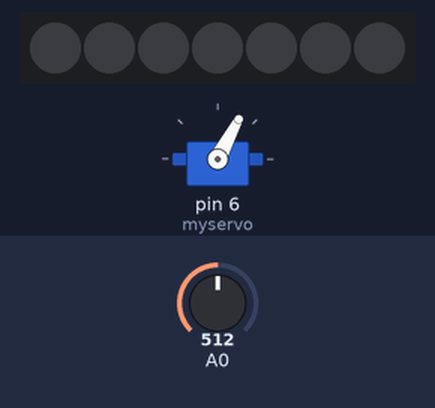
This sketch was run on a simulated Arduino Uno, built with avr-gcc and run on an emulated ATmega328P. Parts: servo, 7 RGB LEDs in strip order, left to right. The inputs (shaded band) are chosen by the test bench; at power-on: A0 = 512. What the sketch prints to the serial monitor is not drawn.

Above: at 0.45 s.
At 1.2 s:
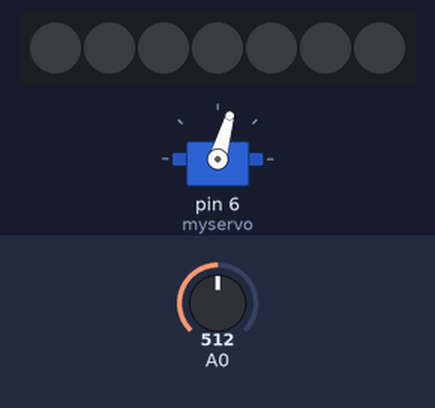
1.3 s: A0 set to 306
At 1.66 s:
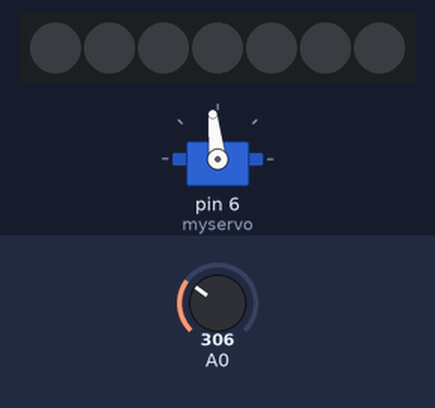
4.3 s: A0 set to 122
Timing chart, 0 to 13.3 s (numbered marks = the images above; inputs shaded):
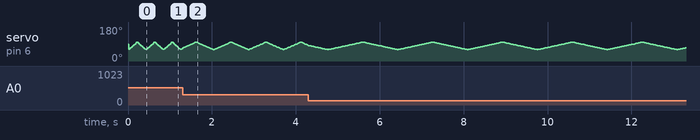

The sketch:

2026-01-14-breathing-light.ino
```cpp
#include <Servo.h>
#include "SPI.h"
#include "Adafruit_WS2801.h"

Servo myservo;

// ----- PINS -----
uint8_t dataPin  = 2;
uint8_t clockPin = 3;

Adafruit_WS2801 strip = Adafruit_WS2801((uint16_t)7, (uint16_t)7, dataPin, clockPin);

// ----- SERVO -----
#define DEVIATION 40
int START_ANGLE = 20 + DEVIATION;
int END_ANGLE   = 60 + DEVIATION;

int pos = START_ANGLE;
int direction = 1;

// ----- TIMING -----
unsigned long lastServoUpdate = 0;
unsigned long lastLedUpdate   = 0;

// ----- SPEED -----
int speedMs = 20;   // updated from potentiometer

float dangerSmoothed = 0.0;

void setup() {
  pinMode(A0, INPUT);
  myservo.attach(6);

  strip.begin();
  strip.show(); // lights off

  Serial.begin(9600);
}

void loop() {
  // Read air (A0)
  int airQuality = analogRead(A0);

  Serial.println(analogRead(A0));
  speedMs = map(airQuality, 80, 350, 20, 5);
  speedMs = constrain(speedMs, 5, 20);


  updateBreathingLEDs();
  updateServo();
}

// ================= SERVO (non-blocking) =================
void updateServo() {
  unsigned long now = millis();

  if (now - lastServoUpdate >= speedMs) {
    lastServoUpdate = now;

    pos += direction;

    if (pos >= END_ANGLE || pos <= START_ANGLE) {
      direction *= -1;
    }

    myservo.write(pos);
  }
}

// Base colors (no brightness applied)
const float BASE_GREEN_R = 0.1;
const float BASE_GREEN_G = 0.5;
const float BASE_GREEN_B = 0.1;

const float BASE_RED_R   = 0.6;
const float BASE_RED_G   = 0.05;
const float BASE_RED_B   = 0.02;


// ================= LED WITH EASING =================
void updateBreathingLEDs() {
  unsigned long now = millis();

  if (now - lastLedUpdate >= speedMs) {
    lastLedUpdate = now;

    // -------- Servo easing --------
    float t = (float)(pos - START_ANGLE) / (float)(END_ANGLE - START_ANGLE);
    t = constrain(t, 0.0, 1.0);
    float eased = easeInOut(t);

    uint8_t brightness = (uint8_t)(
      255 + eased * (80 - 255)
    );
    brightness = constrain(brightness, 60, 255);

    // -------- Danger smoothing --------
    float dangerTarget = (float)(20 - speedMs) / (20 - 10);
    dangerTarget = constrain(dangerTarget, 0.0, 1.0);

    dangerSmoothed += (dangerTarget - dangerSmoothed) * 0.08;
    float danger = easeInOut(dangerSmoothed);

    // -------- Color blend (NO brightness yet) --------
    float r = BASE_GREEN_R + danger * (BASE_RED_R - BASE_GREEN_R);
    float g = BASE_GREEN_G + danger * (BASE_RED_G - BASE_GREEN_G);
    float b = BASE_GREEN_B + danger * (BASE_RED_B - BASE_GREEN_B);

    // -------- Apply brightness ONCE --------
    uint8_t R = r * brightness;
    uint8_t G = g * brightness;
    uint8_t B = b * brightness;

    uint32_t color = Color(R, G, B);

    for (int i = 13; i < strip.numPixels(); i++) {
      strip.setPixelColor(i, color);
    }
    strip.show();
  }
}


// ================= HELPERS =================
uint32_t Color(byte r, byte g, byte b) {
  uint32_t c;
  c = r;
  c <<= 8;
  c |= g;
  c <<= 8;
  c |= b;
  return c;
}

float easeInOut(float t) {
  // t must be between 0.0 and 1.0
  return t * t * (3 - 2 * t);
}
```
